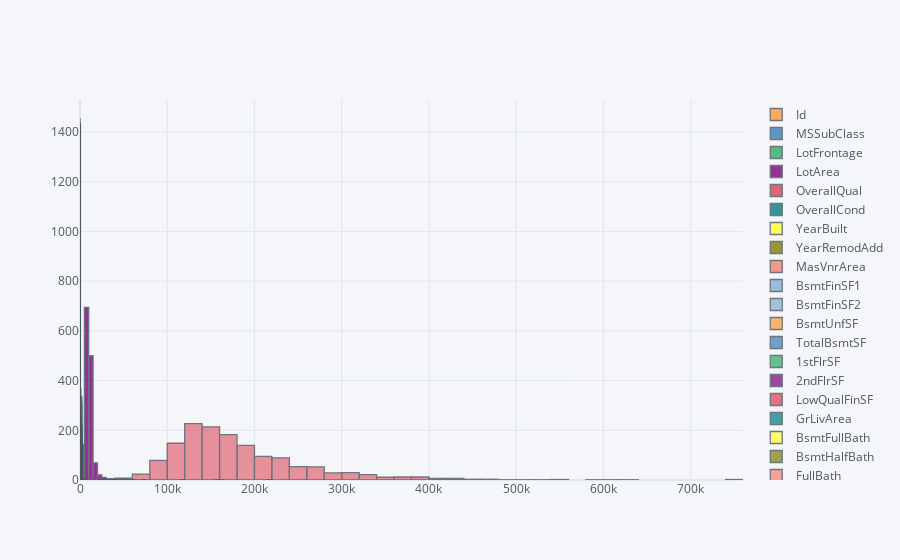

Notebook source saved alongside this figure:
### Code cell
train._get_numeric_data().iplot(kind="histogram", bins=50)

### Figure 1 — Plotly figure (JSON) as saved in the notebook; plotly's stock layout.template omitted (floating-point values rounded to 4 significant figures; data arrays with more than 128 entries replaced by an {"elided": "..."} marker saying what was removed)
{"data": [{"histfunc": "count", "histnorm": "", "marker": {"color": "rgba(255, 153, 51, 1.0)", "line": {"color": "#4D5663", "width": 1.3}}, "name": "Id", "nbinsx": 50, "opacity": 0.8, "orientation": "v", "type": "histogram", "x": {"elided": "1460 int values"}}, {"histfunc": "count", "histnorm": "", "marker": {"color": "rgba(55, 128, 191, 1.0)", "line": {"color": "#4D5663", "width": 1.3}}, "name": "MSSubClass", "nbinsx": 50, "opacity": 0.8, "orientation": "v", "type": "histogram", "x": {"elided": "1460 int values"}}, {"histfunc": "count", "histnorm": "", "marker": {"color": "rgba(50, 171, 96, 1.0)", "line": {"color": "#4D5663", "width": 1.3}}, "name": "LotFrontage", "nbinsx": 50, "opacity": 0.8, "orientation": "v", "type": "histogram", "x": {"elided": "1460 int values"}}, {"histfunc": "count", "histnorm": "", "marker": {"color": "rgba(128, 0, 128, 1.0)", "line": {"color": "#4D5663", "width": 1.3}}, "name": "LotArea", "nbinsx": 50, "opacity": 0.8, "orientation": "v", "type": "histogram", "x": {"elided": "1460 int values"}}, {"histfunc": "count", "histnorm": "", "marker": {"color": "rgba(219, 64, 82, 1.0)", "line": {"color": "#4D5663", "width": 1.3}}, "name": "OverallQual", "nbinsx": 50, "opacity": 0.8, "orientation": "v", "type": "histogram", "x": {"elided": "1460 int values"}}, {"histfunc": "count", "histnorm": "", "marker": {"color": "rgba(0, 128, 128, 1.0)", "line": {"color": "#4D5663", "width": 1.3}}, "name": "OverallCond", "nbinsx": 50, "opacity": 0.8, "orientation": "v", "type": "histogram", "x": {"elided": "1460 int values"}}, {"histfunc": "count", "histnorm": "", "marker": {"color": "rgba(255, 255, 51, 1.0)", "line": {"color": "#4D5663", "width": 1.3}}, "name": "YearBuilt", "nbinsx": 50, "opacity": 0.8, "orientation": "v", "type": "histogram", "x": {"elided": "1460 int values"}}, {"histfunc": "count", "histnorm": "", "marker": {"color": "rgba(128, 128, 0, 1.0)", "line": {"color": "#4D5663", "width": 1.3}}, "name": "YearRemodAdd", "nbinsx": 50, "opacity": 0.8, "orientation": "v", "type": "histogram", "x": {"elided": "1460 int values"}}, {"histfunc": "count", "histnorm": "", "marker": {"color": "rgba(251, 128, 114, 1.0)", "line": {"color": "#4D5663", "width": 1.3}}, "name": "MasVnrArea", "nbinsx": 50, "opacity": 0.8, "orientation": "v", "type": "histogram", "x": {"elided": "1460 int values"}}, {"histfunc": "count", "histnorm": "", "marker": {"color": "rgba(128, 177, 211, 1.0)", "line": {"color": "#4D5663", "width": 1.3}}, "name": "BsmtFinSF1", "nbinsx": 50, "opacity": 0.8, "orientation": "v", "type": "histogram", "x": {"elided": "1460 int values"}}, {"histfunc": "count", "histnorm": "", "marker": {"color": "rgba(128, 177, 211, 0.8999999999999999)", "line": {"color": "#4D5663", "width": 1.3}}, "name": "BsmtFinSF2", "nbinsx": 50, "opacity": 0.8, "orientation": "v", "type": "histogram", "x": {"elided": "1460 int values"}}, {"histfunc": "count", "histnorm": "", "marker": {"color": "rgba(255, 153, 51, 0.8999999999999999)", "line": {"color": "#4D5663", "width": 1.3}}, "name": "BsmtUnfSF", "nbinsx": 50, "opacity": 0.8, "orientation": "v", "type": "histogram", "x": {"elided": "1460 int values"}}, {"histfunc": "count", "histnorm": "", "marker": {"color": "rgba(55, 128, 191, 0.8999999999999999)", "line": {"color": "#4D5663", "width": 1.3}}, "name": "TotalBsmtSF", "nbinsx": 50, "opacity": 0.8, "orientation": "v", "type": "histogram", "x": {"elided": "1460 int values"}}, {"histfunc": "count", "histnorm": "", "marker": {"color": "rgba(50, 171, 96, 0.8999999999999999)", "line": {"color": "#4D5663", "width": 1.3}}, "name": "1stFlrSF", "nbinsx": 50, "opacity": 0.8, "orientation": "v", "type": "histogram", "x": {"elided": "1460 int values"}}, {"histfunc": "count", "histnorm": "", "marker": {"color": "rgba(128, 0, 128, 0.8999999999999999)", "line": {"color": "#4D5663", "width": 1.3}}, "name": "2ndFlrSF", "nbinsx": 50, "opacity": 0.8, "orientation": "v", "type": "histogram", "x": {"elided": "1460 int values"}}, {"histfunc": "count", "histnorm": "", "marker": {"color": "rgba(219, 64, 82, 0.8999999999999999)", "line": {"color": "#4D5663", "width": 1.3}}, "name": "LowQualFinSF", "nbinsx": 50, "opacity": 0.8, "orientation": "v", "type": "histogram", "x": {"elided": "1460 int values"}}, {"histfunc": "count", "histnorm": "", "marker": {"color": "rgba(0, 128, 128, 0.8999999999999999)", "line": {"color": "#4D5663", "width": 1.3}}, "name": "GrLivArea", "nbinsx": 50, "opacity": 0.8, "orientation": "v", "type": "histogram", "x": {"elided": "1460 int values"}}, {"histfunc": "count", "histnorm": "", "marker": {"color": "rgba(255, 255, 51, 0.8999999999999999)", "line": {"color": "#4D5663", "width": 1.3}}, "name": "BsmtFullBath", "nbinsx": 50, "opacity": 0.8, "orientation": "v", "type": "histogram", "x": {"elided": "1460 int values"}}, {"histfunc": "count", "histnorm": "", "marker": {"color": "rgba(128, 128, 0, 0.8999999999999999)", "line": {"color": "#4D5663", "width": 1.3}}, "name": "BsmtHalfBath", "nbinsx": 50, "opacity": 0.8, "orientation": "v", "type": "histogram", "x": {"elided": "1460 int values"}}, {"histfunc": "count", "histnorm": "", "marker": {"color": "rgba(251, 128, 114, 0.8999999999999999)", "line": {"color": "#4D5663", "width": 1.3}}, "name": "FullBath", "nbinsx": 50, "opacity": 0.8, "orientation": "v", "type": "histogram", "x": {"elided": "1460 int values"}}, {"histfunc": "count", "histnorm": "", "marker": {"color": "rgba(251, 128, 114, 0.7999999999999998)", "line": {"color": "#4D5663", "width": 1.3}}, "name": "HalfBath", "nbinsx": 50, "opacity": 0.8, "orientation": "v", "type": "histogram", "x": {"elided": "1460 int values"}}, {"histfunc": "count", "histnorm": "", "marker": {"color": "rgba(128, 177, 211, 0.7999999999999998)", "line": {"color": "#4D5663", "width": 1.3}}, "name": "BedroomAbvGr", "nbinsx": 50, "opacity": 0.8, "orientation": "v", "type": "histogram", "x": {"elided": "1460 int values"}}, {"histfunc": "count", "histnorm": "", "marker": {"color": "rgba(255, 153, 51, 0.7999999999999998)", "line": {"color": "#4D5663", "width": 1.3}}, "name": "KitchenAbvGr", "nbinsx": 50, "opacity": 0.8, "orientation": "v", "type": "histogram", "x": {"elided": "1460 int values"}}, {"histfunc": "count", "histnorm": "", "marker": {"color": "rgba(55, 128, 191, 0.7999999999999998)", "line": {"color": "#4D5663", "width": 1.3}}, "name": "TotRmsAbvGrd", "nbinsx": 50, "opacity": 0.8, "orientation": "v", "type": "histogram", "x": {"elided": "1460 int values"}}, {"histfunc": "count", "histnorm": "", "marker": {"color": "rgba(50, 171, 96, 0.7999999999999998)", "line": {"color": "#4D5663", "width": 1.3}}, "name": "Fireplaces", "nbinsx": 50, "opacity": 0.8, "orientation": "v", "type": "histogram", "x": {"elided": "1460 int values"}}, {"histfunc": "count", "histnorm": "", "marker": {"color": "rgba(128, 0, 128, 0.7999999999999998)", "line": {"color": "#4D5663", "width": 1.3}}, "name": "GarageYrBlt", "nbinsx": 50, "opacity": 0.8, "orientation": "v", "type": "histogram", "x": {"elided": "1460 int values"}}, {"histfunc": "count", "histnorm": "", "marker": {"color": "rgba(219, 64, 82, 0.7999999999999998)", "line": {"color": "#4D5663", "width": 1.3}}, "name": "GarageCars", "nbinsx": 50, "opacity": 0.8, "orientation": "v", "type": "histogram", "x": {"elided": "1460 int values"}}, {"histfunc": "count", "histnorm": "", "marker": {"color": "rgba(0, 128, 128, 0.7999999999999998)", "line": {"color": "#4D5663", "width": 1.3}}, "name": "GarageArea", "nbinsx": 50, "opacity": 0.8, "orientation": "v", "type": "histogram", "x": {"elided": "1460 int values"}}, {"histfunc": "count", "histnorm": "", "marker": {"color": "rgba(255, 255, 51, 0.7999999999999998)", "line": {"color": "#4D5663", "width": 1.3}}, "name": "WoodDeckSF", "nbinsx": 50, "opacity": 0.8, "orientation": "v", "type": "histogram", "x": {"elided": "1460 int values"}}, {"histfunc": "count", "histnorm": "", "marker": {"color": "rgba(128, 128, 0, 0.7999999999999998)", "line": {"color": "#4D5663", "width": 1.3}}, "name": "OpenPorchSF", "nbinsx": 50, "opacity": 0.8, "orientation": "v", "type": "histogram", "x": {"elided": "1460 int values"}}, {"histfunc": "count", "histnorm": "", "marker": {"color": "rgba(128, 128, 0, 0.7)", "line": {"color": "#4D5663", "width": 1.3}}, "name": "EnclosedPorch", "nbinsx": 50, "opacity": 0.8, "orientation": "v", "type": "histogram", "x": {"elided": "1460 int values"}}, {"histfunc": "count", "histnorm": "", "marker": {"color": "rgba(251, 128, 114, 0.7)", "line": {"color": "#4D5663", "width": 1.3}}, "name": "3SsnPorch", "nbinsx": 50, "opacity": 0.8, "orientation": "v", "type": "histogram", "x": {"elided": "1460 int values"}}, {"histfunc": "count", "histnorm": "", "marker": {"color": "rgba(128, 177, 211, 0.7)", "line": {"color": "#4D5663", "width": 1.3}}, "name": "ScreenPorch", "nbinsx": 50, "opacity": 0.8, "orientation": "v", "type": "histogram", "x": {"elided": "1460 int values"}}, {"histfunc": "count", "histnorm": "", "marker": {"color": "rgba(255, 153, 51, 0.7)", "line": {"color": "#4D5663", "width": 1.3}}, "name": "PoolArea", "nbinsx": 50, "opacity": 0.8, "orientation": "v", "type": "histogram", "x": {"elided": "1460 int values"}}, {"histfunc": "count", "histnorm": "", "marker": {"color": "rgba(55, 128, 191, 0.7)", "line": {"color": "#4D5663", "width": 1.3}}, "name": "MiscVal", "nbinsx": 50, "opacity": 0.8, "orientation": "v", "type": "histogram", "x": {"elided": "1460 int values"}}, {"histfunc": "count", "histnorm": "", "marker": {"color": "rgba(50, 171, 96, 0.7)", "line": {"color": "#4D5663", "width": 1.3}}, "name": "MoSold", "nbinsx": 50, "opacity": 0.8, "orientation": "v", "type": "histogram", "x": {"elided": "1460 int values"}}, {"histfunc": "count", "histnorm": "", "marker": {"color": "rgba(128, 0, 128, 0.7)", "line": {"color": "#4D5663", "width": 1.3}}, "name": "YrSold", "nbinsx": 50, "opacity": 0.8, "orientation": "v", "type": "histogram", "x": {"elided": "1460 int values"}}, {"histfunc": "count", "histnorm": "", "marker": {"color": "rgba(219, 64, 82, 0.7)", "line": {"color": "#4D5663", "width": 1.3}}, "name": "SalePrice", "nbinsx": 50, "opacity": 0.8, "orientation": "v", "type": "histogram", "x": {"elided": "1460 int values"}}], "layout": {"barmode": "overlay", "legend": {"bgcolor": "#F5F6F9", "font": {"color": "#4D5663"}}, "paper_bgcolor": "#F5F6F9", "plot_bgcolor": "#F5F6F9", "title": {"font": {"color": "#4D5663"}}, "xaxis": {"gridcolor": "#E1E5ED", "showgrid": true, "tickfont": {"color": "#4D5663"}, "title": {"font": {"color": "#4D5663"}, "text": ""}, "zerolinecolor": "#E1E5ED"}, "yaxis": {"gridcolor": "#E1E5ED", "showgrid": true, "tickfont": {"color": "#4D5663"}, "title": {"font": {"color": "#4D5663"}, "text": ""}, "zerolinecolor": "#E1E5ED"}}}
